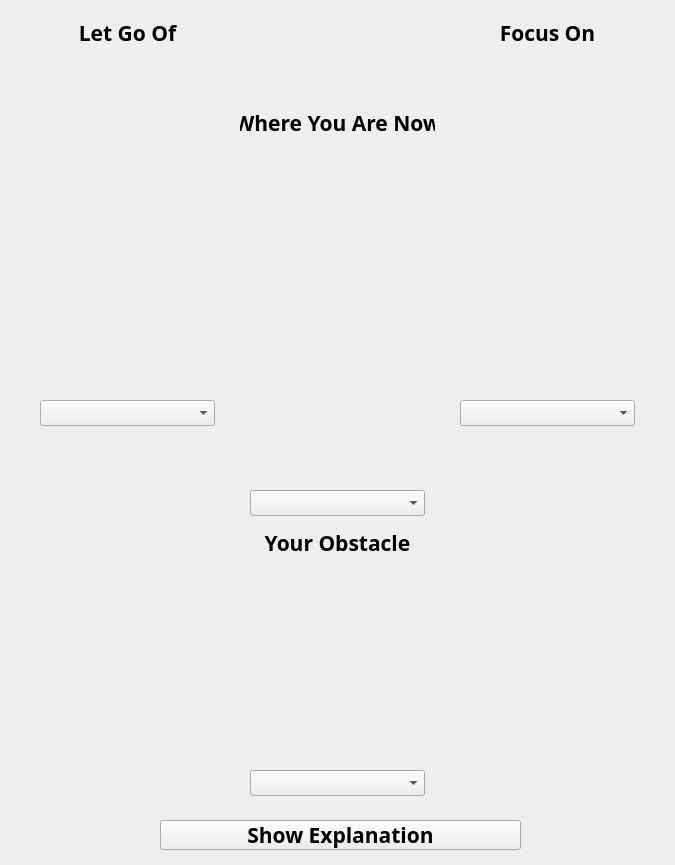
<?xml version="1.0" encoding="UTF-8"?>
<ui version="4.0">
 <class>UiQuickFocusDecipher</class>
 <widget class="QWidget" name="UiQuickFocusDecipher">
  <property name="geometry">
   <rect>
    <x>0</x>
    <y>0</y>
    <width>675</width>
    <height>865</height>
   </rect>
  </property>
  <property name="windowTitle">
   <string>Form</string>
  </property>
  <widget class="QLabel" name="focus_label">
   <property name="geometry">
    <rect>
     <x>450</x>
     <y>20</y>
     <width>195</width>
     <height>26</height>
    </rect>
   </property>
   <property name="font">
    <font>
     <family>Cormorant Infant SemiBold</family>
     <pointsize>16</pointsize>
     <bold>true</bold>
    </font>
   </property>
   <property name="layoutDirection">
    <enum>Qt::LeftToRight</enum>
   </property>
   <property name="text">
    <string>Focus On</string>
   </property>
   <property name="alignment">
    <set>Qt::AlignCenter</set>
   </property>
  </widget>
  <widget class="QLabel" name="you_img">
   <property name="geometry">
    <rect>
     <x>250</x>
     <y>150</y>
     <width>175</width>
     <height>315</height>
    </rect>
   </property>
   <property name="autoFillBackground">
    <bool>true</bool>
   </property>
   <property name="text">
    <string/>
   </property>
  </widget>
  <widget class="QLabel" name="you_label">
   <property name="geometry">
    <rect>
     <x>240</x>
     <y>110</y>
     <width>195</width>
     <height>26</height>
    </rect>
   </property>
   <property name="font">
    <font>
     <family>Cormorant Infant SemiBold</family>
     <pointsize>16</pointsize>
     <bold>true</bold>
    </font>
   </property>
   <property name="layoutDirection">
    <enum>Qt::LeftToRight</enum>
   </property>
   <property name="text">
    <string>Where You Are Now</string>
   </property>
   <property name="alignment">
    <set>Qt::AlignCenter</set>
   </property>
  </widget>
  <widget class="QComboBox" name="you_combo">
   <property name="geometry">
    <rect>
     <x>250</x>
     <y>490</y>
     <width>175</width>
     <height>26</height>
    </rect>
   </property>
   <property name="font">
    <font>
     <family>Cormorant Infant SemiBold</family>
     <pointsize>16</pointsize>
     <bold>true</bold>
    </font>
   </property>
  </widget>
  <widget class="QComboBox" name="focus_combo">
   <property name="geometry">
    <rect>
     <x>460</x>
     <y>400</y>
     <width>175</width>
     <height>26</height>
    </rect>
   </property>
   <property name="font">
    <font>
     <family>Cormorant Infant SemiBold</family>
     <pointsize>16</pointsize>
     <bold>true</bold>
    </font>
   </property>
  </widget>
  <widget class="QLabel" name="focus_img">
   <property name="geometry">
    <rect>
     <x>460</x>
     <y>60</y>
     <width>175</width>
     <height>315</height>
    </rect>
   </property>
   <property name="autoFillBackground">
    <bool>true</bool>
   </property>
   <property name="text">
    <string/>
   </property>
  </widget>
  <widget class="QLabel" name="letgo_label">
   <property name="geometry">
    <rect>
     <x>30</x>
     <y>20</y>
     <width>195</width>
     <height>26</height>
    </rect>
   </property>
   <property name="font">
    <font>
     <family>Cormorant Infant SemiBold</family>
     <pointsize>16</pointsize>
     <bold>true</bold>
    </font>
   </property>
   <property name="layoutDirection">
    <enum>Qt::LeftToRight</enum>
   </property>
   <property name="text">
    <string>Let Go Of</string>
   </property>
   <property name="alignment">
    <set>Qt::AlignCenter</set>
   </property>
  </widget>
  <widget class="QPushButton" name="decipher_btn">
   <property name="geometry">
    <rect>
     <x>160</x>
     <y>820</y>
     <width>361</width>
     <height>30</height>
    </rect>
   </property>
   <property name="font">
    <font>
     <family>Cormorant Infant SemiBold</family>
     <pointsize>16</pointsize>
     <bold>true</bold>
    </font>
   </property>
   <property name="text">
    <string>Show Explanation</string>
   </property>
  </widget>
  <widget class="QLabel" name="letgo_img">
   <property name="geometry">
    <rect>
     <x>40</x>
     <y>60</y>
     <width>175</width>
     <height>315</height>
    </rect>
   </property>
   <property name="autoFillBackground">
    <bool>true</bool>
   </property>
   <property name="text">
    <string/>
   </property>
  </widget>
  <widget class="QComboBox" name="letgo_combo">
   <property name="geometry">
    <rect>
     <x>40</x>
     <y>400</y>
     <width>175</width>
     <height>26</height>
    </rect>
   </property>
   <property name="font">
    <font>
     <family>Cormorant Infant SemiBold</family>
     <pointsize>16</pointsize>
     <bold>true</bold>
    </font>
   </property>
  </widget>
  <widget class="QComboBox" name="obs_combo">
   <property name="geometry">
    <rect>
     <x>250</x>
     <y>770</y>
     <width>175</width>
     <height>26</height>
    </rect>
   </property>
   <property name="font">
    <font>
     <family>Cormorant Infant SemiBold</family>
     <pointsize>16</pointsize>
     <bold>true</bold>
    </font>
   </property>
  </widget>
  <widget class="QLabel" name="obs_label">
   <property name="geometry">
    <rect>
     <x>240</x>
     <y>530</y>
     <width>195</width>
     <height>26</height>
    </rect>
   </property>
   <property name="font">
    <font>
     <family>Cormorant Infant SemiBold</family>
     <pointsize>16</pointsize>
     <bold>true</bold>
    </font>
   </property>
   <property name="layoutDirection">
    <enum>Qt::LeftToRight</enum>
   </property>
   <property name="text">
    <string>Your Obstacle</string>
   </property>
   <property name="alignment">
    <set>Qt::AlignCenter</set>
   </property>
  </widget>
  <widget class="QLabel" name="obs_img">
   <property name="geometry">
    <rect>
     <x>180</x>
     <y>570</y>
     <width>315</width>
     <height>175</height>
    </rect>
   </property>
   <property name="autoFillBackground">
    <bool>true</bool>
   </property>
   <property name="text">
    <string/>
   </property>
  </widget>
 </widget>
 <resources/>
 <connections/>
</ui>
